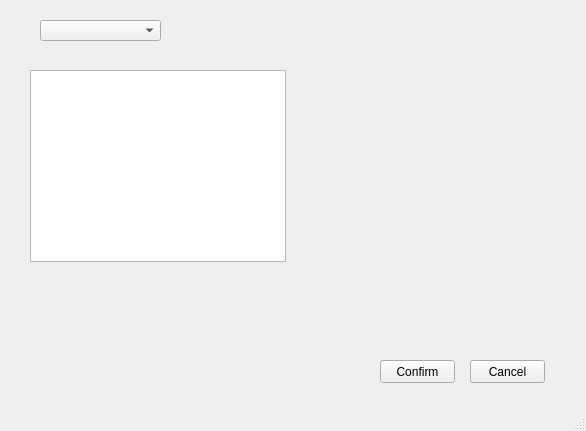
<?xml version="1.0" encoding="UTF-8"?>
<ui version="4.0">
 <class>MainWindow</class>
 <widget class="QMainWindow" name="MainWindow">
  <property name="geometry">
   <rect>
    <x>0</x>
    <y>0</y>
    <width>586</width>
    <height>431</height>
   </rect>
  </property>
  <property name="windowTitle">
   <string>Edge detection mask</string>
  </property>
  <widget class="QWidget" name="centralwidget">
   <widget class="QComboBox" name="cb_select">
    <property name="geometry">
     <rect>
      <x>40</x>
      <y>20</y>
      <width>121</width>
      <height>21</height>
     </rect>
    </property>
   </widget>
   <widget class="QTableView" name="tv_mask">
    <property name="geometry">
     <rect>
      <x>30</x>
      <y>70</y>
      <width>256</width>
      <height>192</height>
     </rect>
    </property>
   </widget>
   <widget class="QPushButton" name="btn_confirm">
    <property name="geometry">
     <rect>
      <x>380</x>
      <y>360</y>
      <width>75</width>
      <height>23</height>
     </rect>
    </property>
    <property name="text">
     <string>Confirm</string>
    </property>
   </widget>
   <widget class="QPushButton" name="btn_close">
    <property name="geometry">
     <rect>
      <x>470</x>
      <y>360</y>
      <width>75</width>
      <height>23</height>
     </rect>
    </property>
    <property name="text">
     <string>Cancel</string>
    </property>
   </widget>
  </widget>
  <widget class="QMenuBar" name="menubar">
   <property name="geometry">
    <rect>
     <x>0</x>
     <y>0</y>
     <width>586</width>
     <height>21</height>
    </rect>
   </property>
  </widget>
  <widget class="QStatusBar" name="statusbar"/>
 </widget>
 <resources/>
 <connections/>
</ui>
